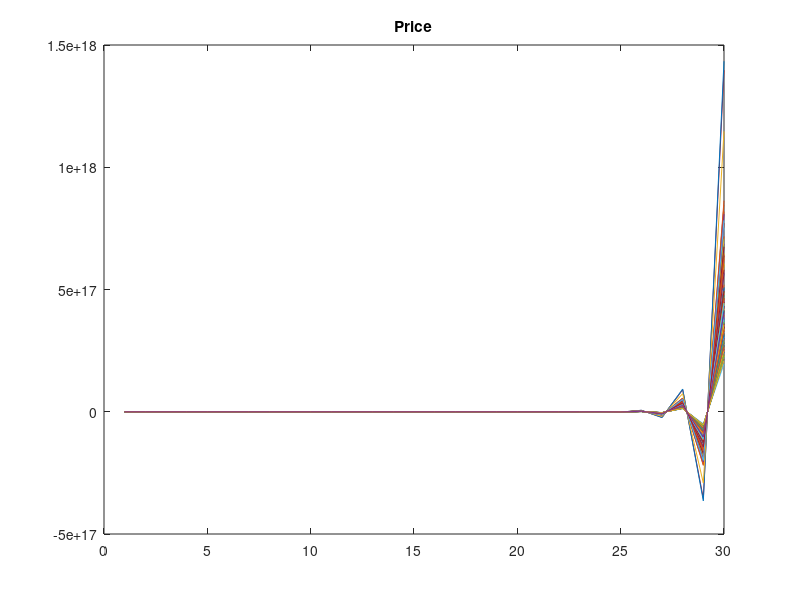
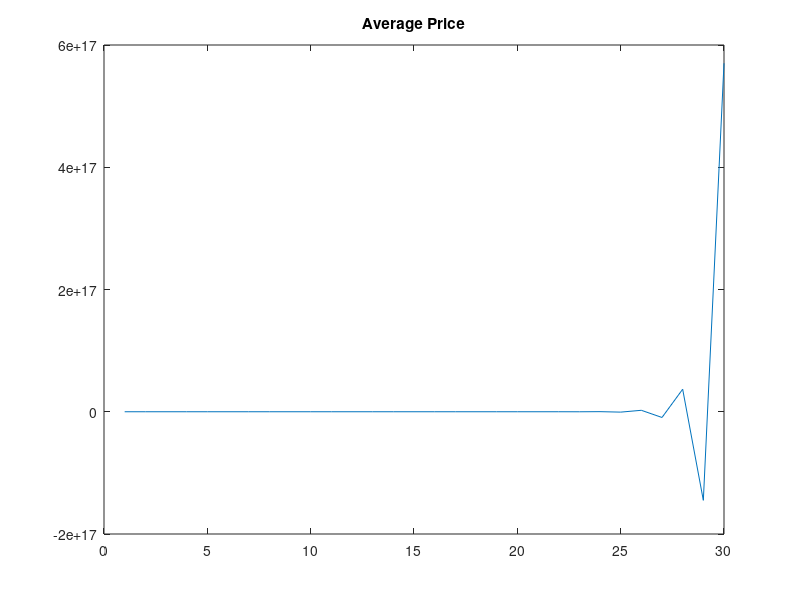
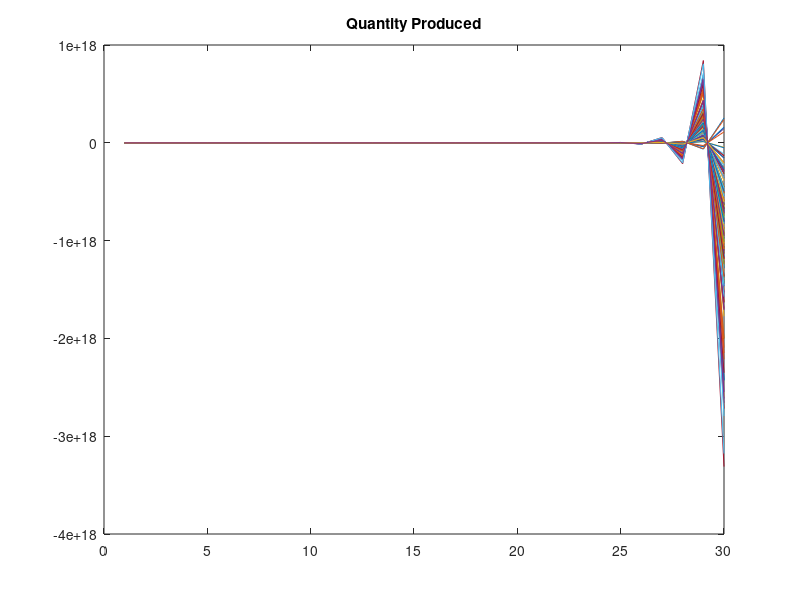
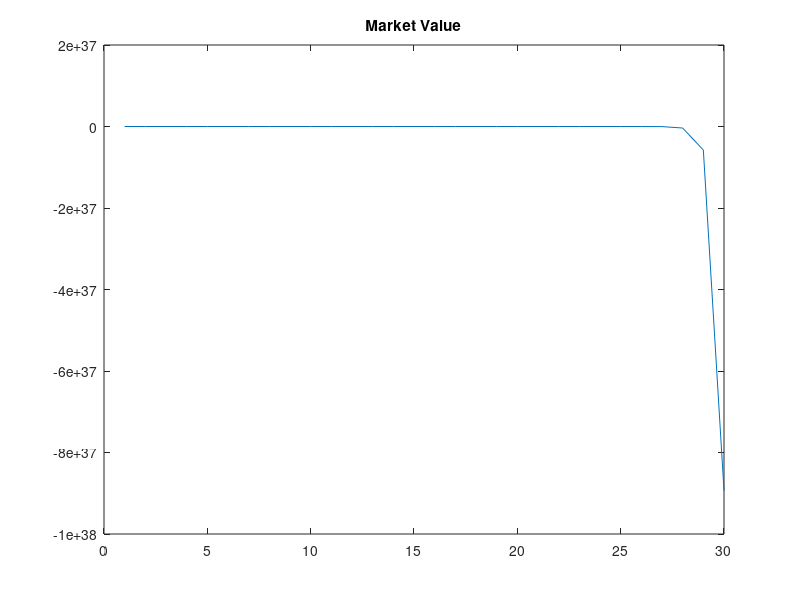

Recreate these plots in MATLAB, in order.
% MarketCompetition.m
% 4-19-23

N_0 = 200; % Initial number of competitors
N_max = 200; % Maximum competitors

active = zeros(1,N_max); % Represents which competitors are active or not

T_max = 30; % Number of iterations
N = zeros(1,T_max); % Number of competitors at each time step
N(1,1) = N_0;

s_a = 5;
mu_a = 40;
s_b = 2;
mu_b = 6;
s_c = 1;
mu_c = -2;
s_d = 5;
mu_d = 10;
startPriceMean = (mu_a - mu_c)./(mu_b + mu_d); % Non-coupled equilibrium price at mean parameter values
%startPriceMean = 500;
startPriceSD = 1;

g = 0.5; % coupling constant (price comparison strength)

A = zeros(T_max,N_max);
B = zeros(T_max,N_max);
C = zeros(T_max,N_max);
D = zeros(T_max,N_max);

% For Initializing
startPrice = zeros(1,N_max);
startQuant = zeros(1,N_max);
startMarkVal = 0;
startM = zeros(1,N_max);
startAvgPrice = 0;

price = zeros(T_max,N_max);
quantity  = zeros(T_max,N_max);
marketValue = zeros(T_max,1);
M = zeros(T_max,N_max); % Market shares over time
avgPrice = zeros(T_max,1);

% Initializing step (t = 0)
for n = 1:N_0
    active(1,n) = 1;
    A(1,n) = mu_a + s_a.*randn;
    B(1,n) = mu_b + s_b.*randn;
    C(1,n) = mu_c + s_c.*randn;
    D(1,n) = mu_d + s_d.*randn;
    startPrice(1,n) = startPriceMean + startPriceSD.*randn;
    startQuant(1,n) = C(1,n) + D(1,n).*startPrice(1,n);
    startMarkVal = startMarkVal + startPrice(1,n).*startQuant(1,n);
end

for n = 1:N_0
    startM(1,n) = startPrice(1,n).*startQuant(1,n)./startMarkVal;
    startAvgPrice = startAvgPrice + startPrice(1,n).*startM(1,n);
end

% First step (t = 1)
for n = 1:N_0
    quantity(1,n) = C(1,n) + D(1,n).*startPrice(1,n);
    price(1,n) = (A(1,n)+g.*startAvgPrice-quantity(1,n))./(B(1,n)+g);
    marketValue(1,1) = marketValue(1,1) + price(1,n).*quantity(1,n);
end

for n = 1:N_0
    M(1,n) = price(1,n).*quantity(1,n)./marketValue(1,1);
    avgPrice(1,1) = avgPrice(1,1) + price(1,n).*M(1,n);
end

% Add new competitors randomly
    
% All other steps
for t = 2:T_max
    for n = 1:N_0
        % possible rewards for performance?
        A(t,n) = A(t-1,n);
        B(t,n) = B(t-1,n);
        C(t,n) = C(t-1,n);
        D(t,n) = D(t-1,n);
        quantity(t,n) = C(t,n) + D(t,n).*price(t-1,n);
        price(t,n) = (A(t,n)+g.*avgPrice(t-1,1)-quantity(t))./(B(t,n)+g);
        marketValue(t,1) = marketValue(t,1) + price(t,n).*quantity(t,n);
    end
    
    for n = 1:N_0
        M(t,n) = price(t,n).*quantity(t,n)./marketValue(t,1);
        avgPrice(t,1) = avgPrice(t,1) + price(t,n).*M(t,n);
    end
end

figure(1)
plot(price)
title('Price')

figure(2)
plot(avgPrice)
title('Average Price')

figure(3)
plot(quantity)
title('Quantity Produced')

figure(4)
plot(marketValue)
title('Market Value')

figure(5)
plot(M)
title('Market Share')

